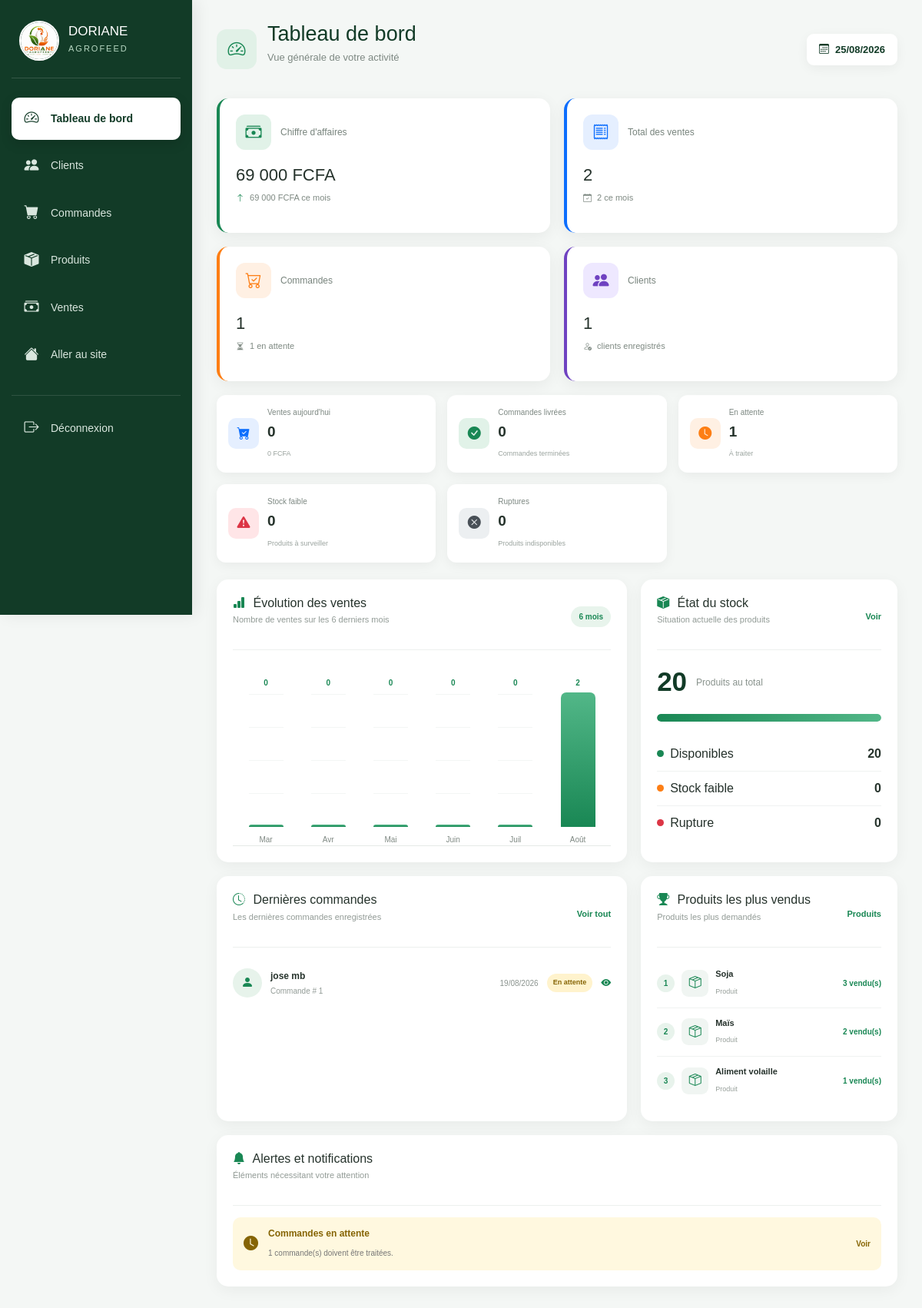
Page /dashboard.php on the committed database.
### tables this page shows
CREATE TABLE commande (
    id_commande INT AUTO_INCREMENT PRIMARY KEY,

    id_utilisateur INT NOT NULL,

    statut ENUM(
        'En attente',
        'Confirmée'
    ) DEFAULT 'En attente',

    date_commande TIMESTAMP DEFAULT CURRENT_TIMESTAMP,

    FOREIGN KEY (id_utilisateur)
        REFERENCES utilisateurs(id_utilisateur)
        ON DELETE CASCADE
);

CREATE TABLE IF NOT EXISTS utilisateurs (

    id_utilisateur INT AUTO_INCREMENT PRIMARY KEY,

    nom VARCHAR(100) NOT NULL,

    prenom VARCHAR(100) NOT NULL,

    telephone VARCHAR(30) NOT NULL,

    email VARCHAR(150) NOT NULL UNIQUE,

    adresse VARCHAR(255) DEFAULT NULL,

    mot_de_passe VARCHAR(255) NOT NULL,

    role ENUM('admin','client')
        NOT NULL DEFAULT 'client',

    statut ENUM('actif','inactif')
        NOT NULL DEFAULT 'actif',

    date_creation TIMESTAMP
        DEFAULT CURRENT_TIMESTAMP
);

### dashboard.php (the view, shortened to what the rows shown need)
<?php
require_once "connexions.php";
function formatFCFA($montant)
{
    return number_format(
        (float)$montant,
        0,
        ",",
        " "
    ) . " FCFA";
}
$stmt = $pdo->query("
    SELECT COUNT(*)
    FROM vente
");
$totalVentes = (int)$stmt->fetchColumn();
$stmt = $pdo->query("
    SELECT COALESCE(SUM(montant), 0)
    FROM vente
");
$chiffreAffaires = (float)$stmt->fetchColumn();
$stmt = $pdo->query("
    SELECT COUNT(*)
    FROM commande
");
$totalCommandes = (int)$stmt->fetchColumn();
$stmt = $pdo->query("
    SELECT COUNT(*)
    FROM utilisateurs
");
$totalClients = (int)$stmt->fetchColumn();
$stmt = $pdo->query("
    SELECT
        c.id_commande,
        c.statut,
        u.nom,
        u.prenom,
        c.date_commande
    FROM commande c
    INNER JOIN utilisateurs u
        ON c.id_utilisateur = u.id_utilisateur
    ORDER BY c.id_commande DESC
    LIMIT 6
");
$dernieresCommandes = $stmt->fetchAll(PDO::FETCH_ASSOC);
?>
<!DOCTYPE html>
<html lang="fr">
<head>
<link
    rel="stylesheet"
    href="bootstrap-5.0.2-dist/css/bootstrap.min.css"
>
<link
    rel="stylesheet"
    href="https://cdn.jsdelivr.net/npm/bootstrap-icons@1.11.3/font/bootstrap-icons.min.css"
>
<link
    rel="stylesheet"
    href="dashboards.css"
>
</head>
<body>
<aside class="sidebar">
    <div class="logo">
        <div>
            <h2>
                DORIANE
            </h2>
        </div>
    </div>
</aside>
<main class="dashboard">
    <header class="dashboard-header">
        <div>
            <div class="title-line">
                <div>
                    <h1>
                        Tableau de bord
                    </h1>
                </div>
            </div>
        </div>
    </header>
    <section class="main-stats">
        <div class="main-card card-green">
            <h2>
                <?= formatFCFA($chiffreAffaires) ?>
            </h2>
        </div>
        <div class="main-card card-blue">
            <h2>
                <?= $totalVentes ?>
            </h2>
        </div>
        <div class="main-card card-orange">
            <h2>
                <?= $totalCommandes ?>
            </h2>
        </div>
        <div class="main-card card-purple">
            <h2>
                <?= $totalClients ?>
            </h2>
        </div>
    </section>
    <section class="dashboard-grid">
        <div class="dashboard-box graph-box">
            <div class="box-header">
                <div>
                    <h2>
                        <i class="bi bi-bar-chart-fill"></i>
                        Évolution des ventes
                    </h2>
                </div>
            </div>
        </div>
        <div class="dashboard-box stock-overview">
            <div class="box-header">
                <div>
                    <h2>
                        <i class="bi bi-box-seam-fill"></i>
                        État du stock
                    </h2>
                </div>
            </div>
        </div>
    </section>
    <section class="dashboard-grid bottom-grid">
        <div class="dashboard-box">
            <div class="box-header">
                <div>
                    <h2>
                        <i class="bi bi-clock-history"></i>
                        Dernières commandes
                    </h2>
                </div>
            </div>
            <?php if (empty($dernieresCommandes)): ?>
                <div class="empty">
                    <i class="bi bi-cart-x"></i>
                    <p>
                        Aucune commande enregistrée.
                    </p>
                </div>
            <?php else: ?>
                <div class="orders-list">
                    <?php foreach ($dernieresCommandes as $commande): ?>
                        <?php
                        $statutClasse = "other";
                        if ($commande["statut"] === "Livrée") {
                            $statutClasse = "delivered";
                        } elseif ($commande["statut"] === "En attente") {
                            $statutClasse = "pending";
                        } elseif ($commande["statut"] === "Annulée") {
                            $statutClasse = "cancelled";
                        }
                        ?>
                        <div class="order-item">
                            <div class="order-icon">
                                <i class="bi bi-person-fill"></i>
                            </div>
                            <div class="order-info">
                                <strong>
                                    <?= htmlspecialchars(
                                        $commande["nom"]
                                        . " "
                                        . $commande["prenom"]
                                    ) ?>
                                </strong>
                                <span>
                                    Commande #
                                    <?= $commande["id_commande"] ?>
                                </span>
                            </div>
                            <div class="order-date">
                                <?= date(
                                    "d/m/Y",
                                    strtotime(
                                        $commande["date_commande"]
                                    )
                                ) ?>
                            </div>
                            <span
                                class="order-status <?= $statutClasse ?>"
                            >
                                <?= htmlspecialchars(
                                    $commande["statut"]
                                ) ?>
                            </span>
                            <a
                                href="commandes.php"
                                class="view-order"
                                title="Voir"
                            >
                                <i class="bi bi-eye-fill"></i>
                            </a>
                        </div>
                    <?php endforeach; ?>
                </div>
            <?php endif; ?>
        </div>
        <div class="dashboard-box">
            <div class="box-header">
                <div>
                    <h2>
                        <i class="bi bi-trophy-fill"></i>
                        Produits les plus vendus
                    </h2>
                </div>
            </div>
        </div>
    </section>
    <section class="dashboard-box alerts-box">
        <div class="box-header">
            <div>
                <h2>
                    <i class="bi bi-bell-fill"></i>
                    Alertes et notifications
                </h2>
            </div>
        </div>
    </section>
</main>
</body>
</html>

### rows in the picture
commande: id_utilisateur.prenom "jose mb", id_commande "1", date_commande "19/08/2026", statut "En attente"

### other values in the picture
formatFCFA($chiffreAffaires) "69 000 FCFA"
formatFCFA($caMois) "69 000 FCFA"
$totalVentes "2"
$ventesMois "2"
$totalCommandes "1"
$commandesAttente "1"
$totalClients "1"
$ventesAujourdHui "0"
formatFCFA($caAujourdHui) "0 FCFA"
$commandesLivrees "0"
$stockFaible "0"
$produitsRupture "0"
$mois["ventes"] "0"
$mois["mois"] "Mar"
$mois["mois"] "Avr"
